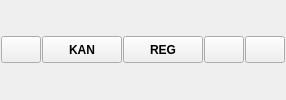
          <widget class="QFrame" name="frame_8">
           <property name="sizePolicy">
            <sizepolicy hsizetype="Preferred" vsizetype="Maximum">
             <horstretch>0</horstretch>
             <verstretch>0</verstretch>
            </sizepolicy>
           </property>
           <property name="frameShape">
            <enum>QFrame::NoFrame</enum>
           </property>
           <property name="frameShadow">
            <enum>QFrame::Raised</enum>
           </property>
           <layout class="QHBoxLayout" name="horizontalLayout_2">
            <property name="spacing">
             <number>1</number>
            </property>
            <property name="leftMargin">
             <number>1</number>
            </property>
            <property name="topMargin">
             <number>1</number>
            </property>
            <property name="rightMargin">
             <number>1</number>
            </property>
            <property name="bottomMargin">
             <number>1</number>
            </property>
            <item>
             <widget class="QPushButton" name="btnPromjenaKanalaProdaje">
              <property name="sizePolicy">
               <sizepolicy hsizetype="Maximum" vsizetype="Fixed">
                <horstretch>0</horstretch>
                <verstretch>0</verstretch>
               </sizepolicy>
              </property>
              <property name="minimumSize">
               <size>
                <width>0</width>
                <height>27</height>
               </size>
              </property>
              <property name="maximumSize">
               <size>
                <width>16777215</width>
                <height>27</height>
               </size>
              </property>
              <property name="font">
               <font>
                <weight>75</weight>
                <bold>true</bold>
               </font>
              </property>
              <property name="cursor">
               <cursorShape>PointingHandCursor</cursorShape>
              </property>
              <property name="toolTip">
               <string>Promjena kanala.</string>
              </property>
              <property name="statusTip">
               <string>Promjena kanala.</string>
              </property>
              <property name="whatsThis">
               <string>Promjena kanala.</string>
              </property>
              <property name="text">
               <string/>
              </property>
              <property name="icon">
               <iconset resource="../../resources/DonatForm.qrc">
                <normaloff>:/InDonat/Forms/images/groupH.ico</normaloff>:/InDonat/Forms/images/groupH.ico</iconset>
              </property>
              <property name="iconSize">
               <size>
                <width>16</width>
                <height>16</height>
               </size>
              </property>
             </widget>
            </item>
            <item>
             <widget class="QPushButton" name="btnKanalProdaje">
              <property name="sizePolicy">
               <sizepolicy hsizetype="Maximum" vsizetype="Maximum">
                <horstretch>0</horstretch>
                <verstretch>0</verstretch>
               </sizepolicy>
              </property>
              <property name="minimumSize">
               <size>
                <width>0</width>
                <height>27</height>
               </size>
              </property>
              <property name="maximumSize">
               <size>
                <width>16777215</width>
                <height>27</height>
               </size>
              </property>
              <property name="font">
               <font>
                <weight>75</weight>
                <bold>true</bold>
               </font>
              </property>
              <property name="cursor">
               <cursorShape>PointingHandCursor</cursorShape>
              </property>
              <property name="toolTip">
               <string>Kanal</string>
              </property>
              <property name="statusTip">
               <string>Kanal prodaje.</string>
              </property>
              <property name="whatsThis">
               <string>Kanal prodaje.</string>
              </property>
              <property name="text">
               <string>KAN</string>
              </property>
              <property name="checkable">
               <bool>true</bool>
              </property>
              <property name="autoExclusive">
               <bool>true</bool>
              </property>
             </widget>
            </item>
            <item>
             <widget class="QPushButton" name="btnRegija">
              <property name="sizePolicy">
               <sizepolicy hsizetype="Maximum" vsizetype="Maximum">
                <horstretch>0</horstretch>
                <verstretch>0</verstretch>
               </sizepolicy>
              </property>
              <property name="minimumSize">
               <size>
                <width>0</width>
                <height>27</height>
               </size>
              </property>
              <property name="maximumSize">
               <size>
                <width>16777215</width>
                <height>27</height>
               </size>
              </property>
              <property name="font">
               <font>
                <weight>75</weight>
                <bold>true</bold>
               </font>
              </property>
              <property name="cursor">
               <cursorShape>PointingHandCursor</cursorShape>
              </property>
              <property name="toolTip">
               <string>Regija.</string>
              </property>
              <property name="statusTip">
               <string>Identifikacija korisnika</string>
              </property>
              <property name="whatsThis">
               <string>Identifikacija korisnika</string>
              </property>
              <property name="text">
               <string>REG</string>
              </property>
              <property name="checkable">
               <bool>true</bool>
              </property>
              <property name="autoExclusive">
               <bool>true</bool>
              </property>
             </widget>
            </item>
            <item>
             <widget class="QPushButton" name="btnKorisnikKanal">
              <property name="sizePolicy">
               <sizepolicy hsizetype="Preferred" vsizetype="Maximum">
                <horstretch>0</horstretch>
                <verstretch>0</verstretch>
               </sizepolicy>
              </property>
              <property name="minimumSize">
               <size>
                <width>0</width>
                <height>27</height>
               </size>
              </property>
              <property name="maximumSize">
               <size>
                <width>16777215</width>
                <height>27</height>
               </size>
              </property>
              <property name="font">
               <font>
                <weight>75</weight>
                <bold>true</bold>
               </font>
              </property>
              <property name="cursor">
               <cursorShape>PointingHandCursor</cursorShape>
              </property>
             </widget>
            </item>
            <item>
             <widget class="QPushButton" name="btnDonatUser">
              <property name="sizePolicy">
               <sizepolicy hsizetype="Maximum" vsizetype="Fixed">
                <horstretch>0</horstretch>
                <verstretch>0</verstretch>
               </sizepolicy>
              </property>
              <property name="minimumSize">
               <size>
                <width>0</width>
                <height>27</height>
               </size>
              </property>
              <property name="maximumSize">
               <size>
                <width>16777215</width>
                <height>27</height>
               </size>
              </property>
              <property name="font">
               <font>
                <weight>75</weight>
                <bold>true</bold>
               </font>
              </property>
              <property name="cursor">
               <cursorShape>PointingHandCursor</cursorShape>
              </property>
              <property name="toolTip">
               <string>Moji dokumenti.</string>
              </property>
              <property name="statusTip">
               <string>Moji dokumenti.</string>
              </property>
              <property name="whatsThis">
               <string>Moji dokumenti.</string>
              </property>
              <property name="text">
               <string/>
              </property>
              <property name="icon">
               <iconset resource="../../resources/DonatForm.qrc">
                <normaloff>:/InDonat/Forms/images/USER.ico</normaloff>:/InDonat/Forms/images/USER.ico</iconset>
              </property>
              <property name="iconSize">
               <size>
                <width>16</width>
                <height>16</height>
               </size>
              </property>
             </widget>
            </item>
           </layout>
          </widget>
